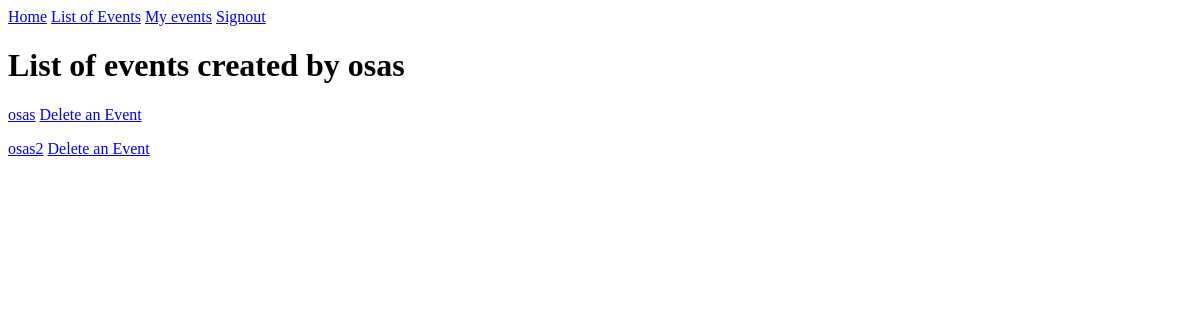
Before: /mylist/ (signed in) with the older database file.
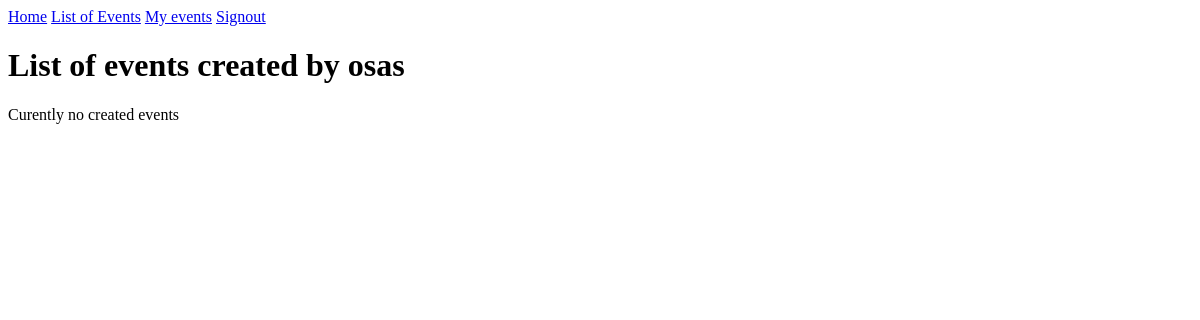
After: the same page with the newer database file.
### main/models.py (models this page shows, shortened)
class Events(models.Model):
    user = models.ForeignKey(
        User,
        on_delete=models.CASCADE,
        related_name="event",
        null=True)
    name = models.CharField(
        max_length=200
        )
    date = models.DateField(
        default = timezone.now
        )
    description = models.CharField(
        max_length = 2000)
    country = models.CharField(
        max_length = 25
        )
    city = models.CharField(
        max_length = 75
        )

### main/views.py (the view)
# urls.py: path("mylist/",views.mylist,name="mylist"),
def mylist(request):
    if request.user.is_authenticated:
        username = request.user.username
        items = Events.objects.filter(user__username = username)
        return render(request,'main/mylist.html',{'items':items})
    else:
        return HttpResponseRedirect("/info/")

### main/templates/main/mylist.html (shortened to what this page needs)
{% extends 'main/base.html' %}
{% block content %}
    <h1>List of events created by {{user.get_username}} </h1>
    {% if items %}
        {% for i in items %}
            <p><a href="/{{ i.id }}">{{ i.name }}</a> <a href="/deleteEvent/{{ i.id }}">Delete an Event</a></p>
        {% endfor %}
    {% else %}
        <p>Curently no created events</p>
    {% endif %}
{% endblock %}

### main/templates/main/base.html (shortened to what this page needs)
<!DOCTYPE html>
<html lang="en">
<head>
</head>
<body>
    {% block header %}<div id="header"><a href="/site">Home</a> <a href="/eventslist">List of Events</a> <a href="/mylist">My events</a> <a href="/signout">Signout</a></div> {% endblock %}
    <div id="content", name="content">
            {% block content %}
            {% endblock %}
    </div>
</body>
</html>

Changed rows visible on the page:
removed Events: name "osas"
removed Events: name "osas2"
Other visible differences:
text now shown: "Curently no created events"
